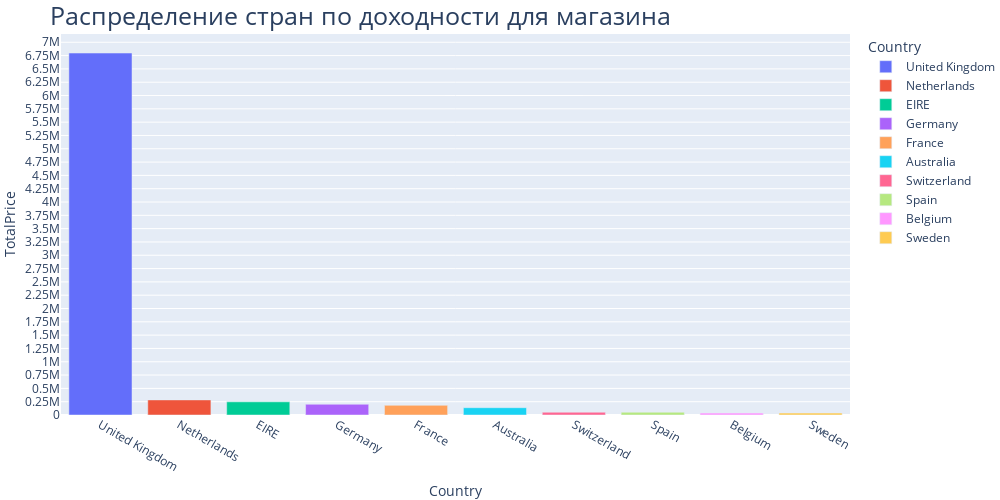

The cell this chart's notebook holds for it:
### Markdown cell above
### 3.3 Суммарная стоимость оборота на странам.
Создадим новый признак суммарной стоимости TotalPrice: 
 *общая цена(TotalPrice) = цена за единицу товара(UnitPrice) * (количество товаров в заказе(Quantity) - количество возвращённых товаров(QuantityCanceled)).*

### Code cell
data_cleaned['TotalPrice'] = data_cleaned['UnitPrice'] * (data_cleaned['Quantity'] - data_cleaned['QuantityCanceled'])
# сгруппируем страны по суммарной стоимости, отсортируем и отобразим на столбчатой диаграмме топ-10
income_country = data_cleaned.groupby('Country', as_index=False)['TotalPrice'].sum()\
    .sort_values(by='TotalPrice', ascending=False).iloc[:10]
fig = px.bar(data_frame=income_country,
             x='Country',
             y='TotalPrice',
             color='Country',
             width=1000,
             height=500,
             title = 'Распределение стран по доходности для магазина'
             )
fig.update_layout(
    margin={"r":0,"t":20,"l":0,"b":20},
    title=dict(font=dict(size=25), automargin=True, xanchor='left'),
    yaxis = dict(tickmode = 'linear', tick0 = 0, dtick = 250000)
)
fig.show()

### Figure 1 — Plotly figure (JSON) as saved in the notebook; plotly's stock layout.template omitted (floating-point values rounded to 4 significant figures)
{"data": [{"alignmentgroup": "True", "hovertemplate": "Country=%{x}<br>TotalPrice=%{y}<extra></extra>", "legendgroup": "United Kingdom", "marker": {"color": "#636efa", "pattern": {"shape": ""}}, "name": "United Kingdom", "offsetgroup": "United Kingdom", "orientation": "v", "showlegend": true, "textposition": "auto", "type": "bar", "x": ["United Kingdom"], "xaxis": "x", "y": [6798000.0], "yaxis": "y"}, {"alignmentgroup": "True", "hovertemplate": "Country=%{x}<br>TotalPrice=%{y}<extra></extra>", "legendgroup": "Netherlands", "marker": {"color": "#EF553B", "pattern": {"shape": ""}}, "name": "Netherlands", "offsetgroup": "Netherlands", "orientation": "v", "showlegend": true, "textposition": "auto", "type": "bar", "x": ["Netherlands"], "xaxis": "x", "y": [283400.0], "yaxis": "y"}, {"alignmentgroup": "True", "hovertemplate": "Country=%{x}<br>TotalPrice=%{y}<extra></extra>", "legendgroup": "EIRE", "marker": {"color": "#00cc96", "pattern": {"shape": ""}}, "name": "EIRE", "offsetgroup": "EIRE", "orientation": "v", "showlegend": true, "textposition": "auto", "type": "bar", "x": ["EIRE"], "xaxis": "x", "y": [247100.0], "yaxis": "y"}, {"alignmentgroup": "True", "hovertemplate": "Country=%{x}<br>TotalPrice=%{y}<extra></extra>", "legendgroup": "Germany", "marker": {"color": "#ab63fa", "pattern": {"shape": ""}}, "name": "Germany", "offsetgroup": "Germany", "orientation": "v", "showlegend": true, "textposition": "auto", "type": "bar", "x": ["Germany"], "xaxis": "x", "y": [201500.0], "yaxis": "y"}, {"alignmentgroup": "True", "hovertemplate": "Country=%{x}<br>TotalPrice=%{y}<extra></extra>", "legendgroup": "France", "marker": {"color": "#FFA15A", "pattern": {"shape": ""}}, "name": "France", "offsetgroup": "France", "orientation": "v", "showlegend": true, "textposition": "auto", "type": "bar", "x": ["France"], "xaxis": "x", "y": [181500.0], "yaxis": "y"}, {"alignmentgroup": "True", "hovertemplate": "Country=%{x}<br>TotalPrice=%{y}<extra></extra>", "legendgroup": "Australia", "marker": {"color": "#19d3f3", "pattern": {"shape": ""}}, "name": "Australia", "offsetgroup": "Australia", "orientation": "v", "showlegend": true, "textposition": "auto", "type": "bar", "x": ["Australia"], "xaxis": "x", "y": [137000.0], "yaxis": "y"}, {"alignmentgroup": "True", "hovertemplate": "Country=%{x}<br>TotalPrice=%{y}<extra></extra>", "legendgroup": "Switzerland", "marker": {"color": "#FF6692", "pattern": {"shape": ""}}, "name": "Switzerland", "offsetgroup": "Switzerland", "orientation": "v", "showlegend": true, "textposition": "auto", "type": "bar", "x": ["Switzerland"], "xaxis": "x", "y": [51860.0], "yaxis": "y"}, {"alignmentgroup": "True", "hovertemplate": "Country=%{x}<br>TotalPrice=%{y}<extra></extra>", "legendgroup": "Spain", "marker": {"color": "#B6E880", "pattern": {"shape": ""}}, "name": "Spain", "offsetgroup": "Spain", "orientation": "v", "showlegend": true, "textposition": "auto", "type": "bar", "x": ["Spain"], "xaxis": "x", "y": [51760.0], "yaxis": "y"}, {"alignmentgroup": "True", "hovertemplate": "Country=%{x}<br>TotalPrice=%{y}<extra></extra>", "legendgroup": "Belgium", "marker": {"color": "#FF97FF", "pattern": {"shape": ""}}, "name": "Belgium", "offsetgroup": "Belgium", "orientation": "v", "showlegend": true, "textposition": "auto", "type": "bar", "x": ["Belgium"], "xaxis": "x", "y": [36670.0], "yaxis": "y"}, {"alignmentgroup": "True", "hovertemplate": "Country=%{x}<br>TotalPrice=%{y}<extra></extra>", "legendgroup": "Sweden", "marker": {"color": "#FECB52", "pattern": {"shape": ""}}, "name": "Sweden", "offsetgroup": "Sweden", "orientation": "v", "showlegend": true, "textposition": "auto", "type": "bar", "x": ["Sweden"], "xaxis": "x", "y": [36360.0], "yaxis": "y"}], "layout": {"barmode": "relative", "height": 500, "legend": {"title": {"text": "Country"}, "tracegroupgap": 0}, "margin": {"b": 20, "l": 0, "r": 0, "t": 20}, "title": {"automargin": true, "font": {"size": 25}, "text": "Распределение стран по доходности для магазина", "xanchor": "left"}, "width": 1000, "xaxis": {"anchor": "y", "categoryarray": ["United Kingdom", "Netherlands", "EIRE", "Germany", "France", "Australia", "Switzerland", "Spain", "Belgium", "Sweden"], "categoryorder": "array", "domain": [0, 1], "title": {"text": "Country"}}, "yaxis": {"anchor": "x", "domain": [0, 1], "dtick": 250000, "tick0": 0, "tickmode": "linear", "title": {"text": "TotalPrice"}}}}
